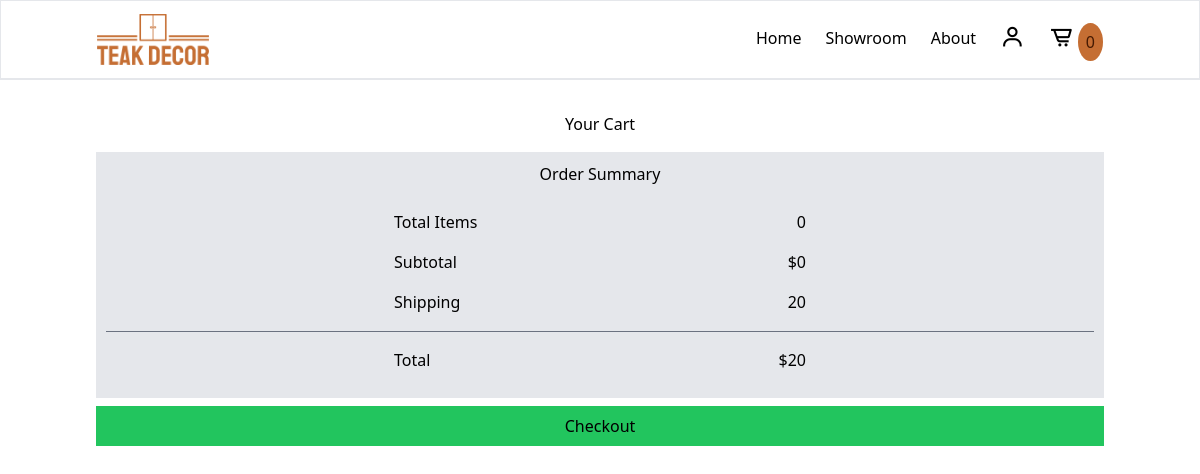
Page /cart/ on the earlier database version.
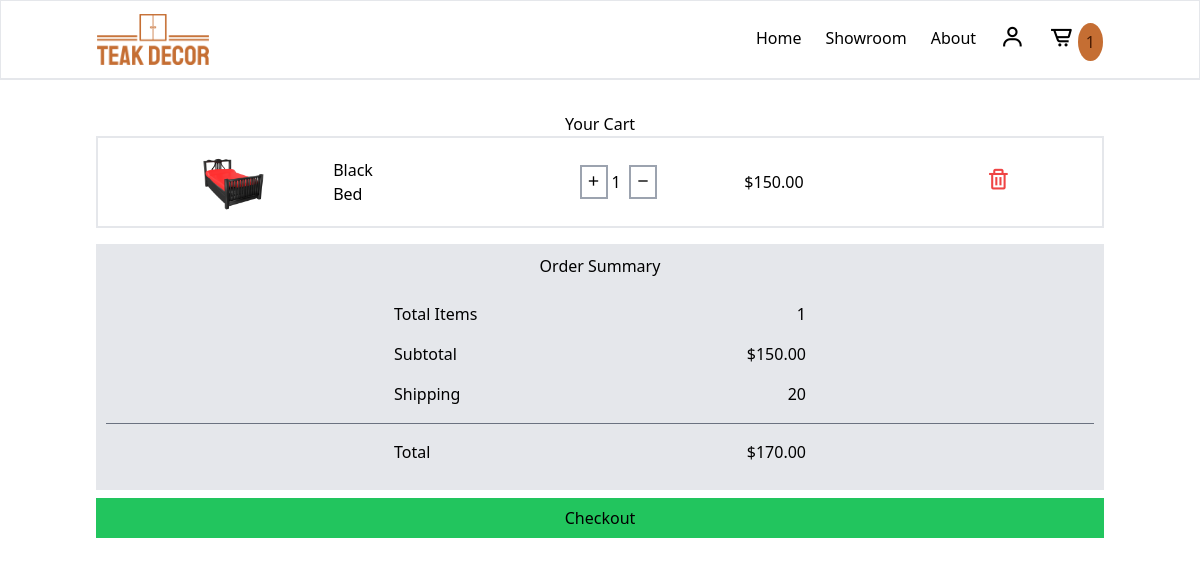
Same page on the later database version.
### products/models.py (models this page shows, shortened)
class CartItem(models.Model):
    cart = models.ForeignKey(Cart, on_delete=models.CASCADE)
    item = models.ForeignKey(Item, on_delete=models.CASCADE)
    quantity = models.PositiveIntegerField(default=1)
    @property
    def item_total(self):
        return self.quantity * self.item.price

class Item(models.Model):
    id = models.UUIDField(
        primary_key = True,
        default = uuid.uuid4,
        editable = False
    )
    title = models.CharField(max_length=100)
    price = models.DecimalField(max_digits=6, decimal_places=2)
    description = models.TextField()
    category = models.ForeignKey(Category, on_delete=models.CASCADE, default=None)
    image = models.ImageField(upload_to='items/')

### products/views.py (the view)
# urls.py: path("cart/", views.cart_list, name="cart"),
def cart_list(request):
    cart_items = CartItem.objects.all()
    cart_count = cart_items.count()
    sub_total = sum(item.item.price * item.quantity for item in cart_items)
    if sub_total > 300:
        shipping = 'FREE'
    else:
        shipping = 20
    if shipping == 'FREE':
        total = sub_total
    else:
        total = sub_total + shipping
    context = {
            "cart_items":cart_items,
            "cart_count":cart_count,
            "sub_total":sub_total,
            "shipping" : shipping,
            "total": total,
            }
    return render(request, "cart.html", context=context)

### templates/cart.html (shortened to what this page needs)
{% extends "base.html" %}
{% load static %}
{% block content %}
    <h1 class="text-center">Your Cart</h1>
    <div class="flex flex-col gap-4">
        {% for item in cart_items %}
        <div class="flex flex-row border-2 justify-around items-center py-1">
            <div class="sm:w-52 sm:flex sm:flex-row sm:justify-start sm:items-center gap-4 md:gap-8 lg:gap-16">
                <img src="{{ item.item.image.url}}" alt="cart-image"
                    class="w-20 h-20">
                <p>{{item.item.title}}</p>
            </div>
            <div class="sm:w-56 h-20 sm:flex sm:flex-row justify-between items-center gap-4 md:gap-8 lg:gap-16">
                <div>
                    <a href="{% url 'increase_quantity' item.id %}" class="p-1 mr-1 border-2 border-gray-400"><i class='bx bx-plus'></i></a>{{item.quantity}}
                    <a href="{% url 'decrease_quantity' item.id %}" class="p-1 ml-1 border-2 border-gray-400"><i class='bx bx-minus'></i></a>
                </div>
                <p>${{item.item_total}}</p>
            </div>
            <a href="{% url 'remove_cart_item' item.id %}" class="text-red-500">
                <i class='bx bx-trash bx-sm'></i>
            </a>
        </div>
        {% endfor %}
    </div>
    <div class="w-full p-2 border-2 bg-gray-200 mt-4">
        <h2 class="text-center">Order Summary</h2>
        <br>
        <div class="flex flex-row justify-between mb-4 px-16 lg:px-72">
            <p>Total Items</p>
            <p>{{cart_count}}</p>
        </div>
        <div class="flex flex-row justify-between mb-4 px-16 lg:px-72">
            <p>Subtotal</p>
            <p>${{sub_total}}</p>
        </div>
        <div class="flex flex-row justify-between mb-4 px-16 lg:px-72">
            <p>Shipping</p>
            <p>{{shipping}}</p>
        </div>
        <hr class="h-[2px] mb-4 bg-gray-500">
        <div class="flex flex-row justify-between mb-4 px-16 lg:px-72">
            <p>Total</p>
            <p>${{total}}</p>
        </div>
    </div>
    <form action="{% url 'create-checkout-session' %}" method="POST">
        <button
        class="mt-2 w-full h-10 bg-green-500 text-center"
        type="submit" id="checkout-button">Checkout</button>
    </form>
{% endblock content %}

### templates/base.html (shortened to what this page needs)
{% load static tailwind_tags %}
{% load static %}
<!DOCTYPE html>
<html lang="en">
    <head>
        <link href='https://unpkg.com/boxicons@2.1.4/css/boxicons.min.css' rel='stylesheet'>
        {% tailwind_css %}
    </head>
    <body>
        <header class="relative">
        <nav class="w-full h-20 border border-b-2 px-6 sm:px-12 md:px-24
        flex flex-row justify-between items-center">
            <div>
                <a href="">
                <img class="w-20 md:w-28 h-auto"
                src="{% static 'images/logo.png'%}" alt="Logo Image">
                </a>
            </div>
            <div class="flex flex-row gap-6 text-black">
                <a href="" class="hidden md:block">Home</a>
                <a href="{% url 'products'%}" class="hidden md:block">Showroom</a>
                <a href="" class="hidden md:block">About</a>
                <button class="relative accounts hidden md:block">
                    <i class='bx bx-user bx-sm'></i>
                </button>
                <a href="{% url 'cart'%}">
                    <i class='bx bx-cart-alt bx-sm'></i>
                    <span class="bg-tbrown text-amber-950 rounded-[50%] p-2">{{cart_count}}</span>
                </a>
            </div>
        </nav>
        </header>
        <main class="px-6 sm:px-12 md:px-24 mt-8">
            {% block content%}
            {% endblock content%}
        </main>
    </body>
</html>

Differences in the rows shown:
added CartItem: item.image (picture), item "Black Bed", quantity "1", item_total "150.00"
Other differences:
{{ cart_count }}: "0" → "1"
{{ sub_total }}: "0" → "150.00"
{{ total }}: "20" → "170.00"
